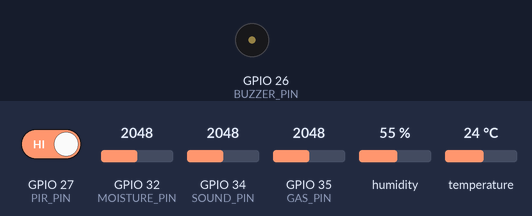
Simulated run of this sketch. Board: ESP32. On the bench: buzzer (waves = sounding, pin HIGH). The inputs (shaded band) are chosen by the test bench; at power-on: GPIO 27 (PIR_PIN) HIGH, GPIO 32 (MOISTURE_PIN) = 2048, GPIO 34 (SOUND_PIN) = 2048, GPIO 35 (GAS_PIN) = 2048, humidity 55 %, temperature 24 °C.

Above: at 0.1 s.
At 1.7 s:
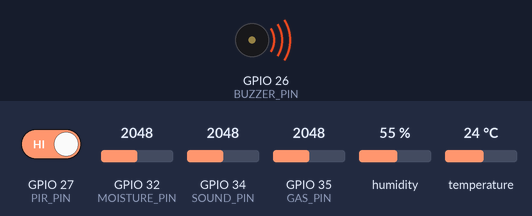
Timing chart, 0 to 3.2 s (numbered marks = the images above):
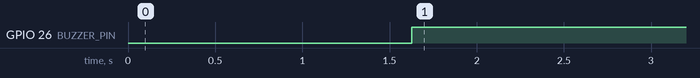

Measured:
- by itself, GPIO 26 (BUZZER_PIN): LOW → HIGH at 1.6 s

The sketch:

esp32_baby_monitor_original.ino
```cpp
#include <WiFi.h>
#include "AdafruitIO_WiFi.h"
#include "DHT.h"

/********* Adafruit IO Credentials *********/
#define IO_USERNAME  "YOUR_ADAFRUIT_USERNAME"
#define IO_KEY       "YOUR_ADAFRUIT_IO_KEY"

/********* WiFi Credentials *********/
#define WIFI_SSID    "YOUR_WIFI_NAME"
#define WIFI_PASS    "YOUR_WIFI_PASSWORD"

/********* Pin Definitions *********/
#define DHTPIN 4
#define DHTTYPE DHT11
#define PIR_PIN 27
#define SOUND_PIN 34
#define GAS_PIN 35
#define MOISTURE_PIN 32
#define BUZZER_PIN 26

AdafruitIO_WiFi io(IO_USERNAME, IO_KEY, WIFI_SSID, WIFI_PASS);

AdafruitIO_Feed *tempFeed     = io.feed("baby-temperature");
AdafruitIO_Feed *humidityFeed = io.feed("baby-humidity");
AdafruitIO_Feed *motionFeed   = io.feed("baby-motion");
AdafruitIO_Feed *soundFeed    = io.feed("baby-sound");
AdafruitIO_Feed *gasFeed      = io.feed("baby-gas");
AdafruitIO_Feed *moistureFeed = io.feed("baby-moisture");
AdafruitIO_Feed *alertFeed    = io.feed("baby-alert");

DHT dht(DHTPIN, DHTTYPE);

void setup() {
  Serial.begin(115200);
  pinMode(PIR_PIN, INPUT);
  pinMode(BUZZER_PIN, OUTPUT);
  dht.begin();

  io.connect();
  while(io.status() < AIO_CONNECTED) {
    delay(500);
  }
}

void loop() {
  io.run();

  float temp = dht.readTemperature();
  float hum = dht.readHumidity();
  int motion = digitalRead(PIR_PIN);
  int soundVal = analogRead(SOUND_PIN);
  int gasVal = analogRead(GAS_PIN);
  int moistVal = analogRead(MOISTURE_PIN);

  tempFeed->save(temp);
  humidityFeed->save(hum);
  motionFeed->save(motion);
  soundFeed->save(soundVal);
  gasFeed->save(gasVal);
  moistureFeed->save(moistVal);

  if(temp > 37.5 || soundVal > 600 || gasVal > 500 || moistVal < 1500) {
    alertFeed->save("Baby Alert Detected");
    digitalWrite(BUZZER_PIN, HIGH);
  } else {
    digitalWrite(BUZZER_PIN, LOW);
  }

  delay(5000);
}
```
